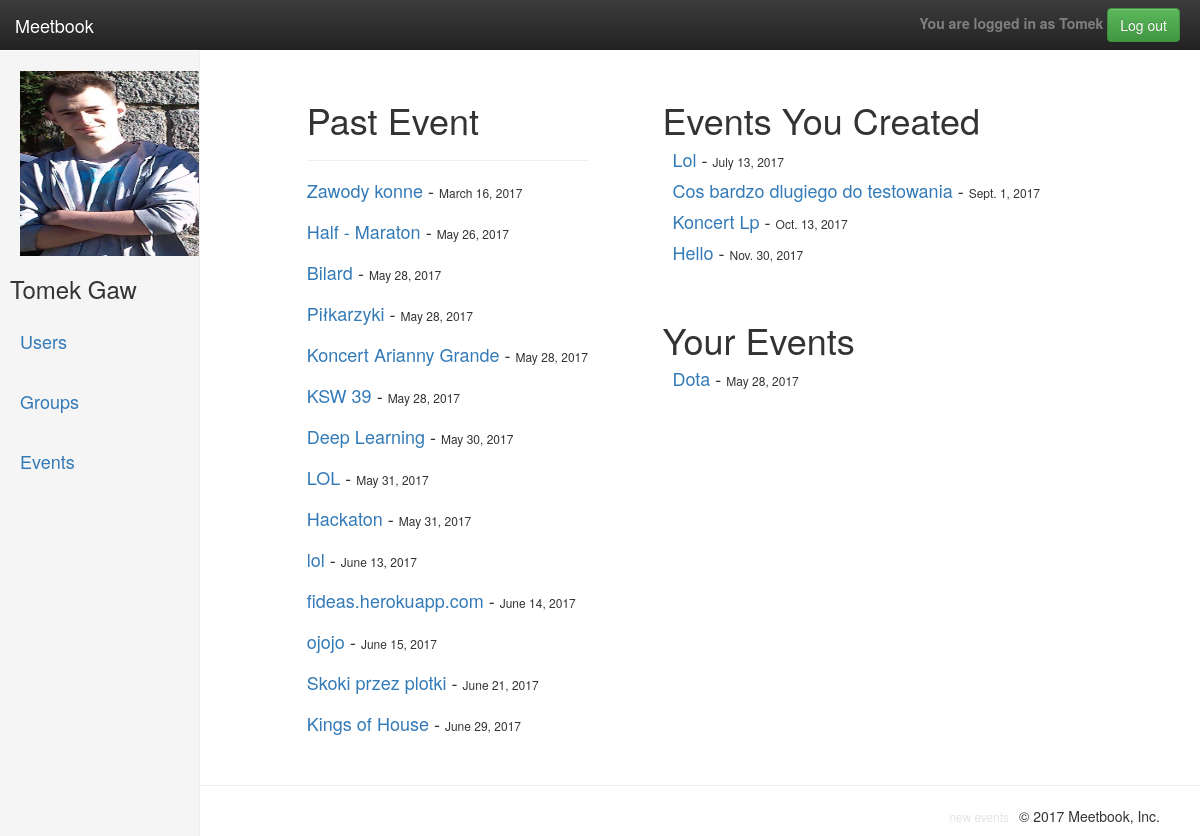
/past_events (signed in), run on the app's committed database.
### profiles/models.py (models this page shows, shortened)
class UserProfile(models.Model):
    user_auth = models.OneToOneField(User, primary_key=True, on_delete=models.CASCADE)
    location = models.ForeignKey(Location, null=True, blank=True, on_delete=models.CASCADE)
    slug = models.SlugField(blank=True)
    picture = models.ImageField(upload_to=upload_location, null=True, blank=True)
    friends = models.ManyToManyField('self',
                                     blank=True)
    pending = models.ManyToManyField('self',
                                     blank=True,
                                     through="Invite",
                                     through_fields=('r_to', 'r_from'),
                                     symmetrical=False)
    bio = models.TextField(blank=True, null=True)
    time = models.ManyToManyField("profiles.FreeTime",
                                  blank=True)

class Event(models.Model):
    name = models.CharField(max_length=120)
    location = models.ForeignKey(Location)
    date = models.DateTimeField(auto_now=False, auto_now_add=False, blank=True, null=True)
    intrest = models.ForeignKey(Intrest)
    members = models.ManyToManyField(UserProfile, blank=True)
    slug = models.SlugField(blank=True)
    creator = models.ForeignKey(UserProfile, related_name="creator", blank=True, null=True)
    group = models.ForeignKey(GroupProfile, blank=True, null=True)
    cost = models.IntegerField(blank=True, null=True)
    def __str__(self):
        return self.name

### profiles/views/cbv/event_crud.py (the view)
# urls.py: url(r'^past_events$', PastEventsList.as_view(), name="past_events"),
class PastEventsList(ListView):
    model = Event
    template_name = 'past_events.html'
    context_object_name = 'events_list'
    def get_context_data(self, **kwargs):
        context = super(PastEventsList, self).get_context_data(**kwargs)
        profile = UserProfile.objects.get(user_auth=self.request.user)
        events = Event.objects.filter(date__lte=datetime.date.fromordinal(datetime.date.today().toordinal() - 3)).exclude(members=profile).exclude(creator=profile).order_by('date')
        created_events = Event.objects.filter(Q(creator=profile) , Q(date__lte=datetime.date.fromordinal(datetime.date.today().toordinal() - 3))).order_by('date')
        member_of_event = Event.objects.filter(Q(members=profile) , Q(date__lte=datetime.date.fromordinal(datetime.date.today().toordinal() - 3))).exclude(creator=profile).order_by('date')
        context['events_list'] = events
        context['member_of_event'] = member_of_event
        context['profile'] = profile
        context['created_events'] = created_events
        return context

### templates/past_events.html
{% extends "basebase.html" %}
{% load crispy_forms_tags %}
{% load humanize %}
{% block sidepicture %}
	{% if user.is_authenticated %}
		{% if profile.picture %}
			<a href="{% url 'user_detail' profile.slug %}"><img src="{{ profile.picture.url }}" width="185" height="185"></a>
		{% else %}
			<a href="{% url 'user_detail' profile.slug %}"><img src="\media\default\defaultuser.png" width="185" height="185"></a>
		{% endif %}
	{% endif %}
{% endblock %}
{% block content %}
	<div class="col-md-12 col-md-offset-2">
		<h1>Past Event</h1>
		<hr>
		<ul style="padding-left: 0px;list-style-type: none; float: left">
			{% for event in events_list %}
				<li><h4 style="display: inline"><a href="{% url 'event_detail' event.slug %}">{{event}}</a> - </h4>
				<h6 style="display: inline">{{event.date|naturalday}}</h6></li>
			<br>
		{% endfor %}
	</ul>
</div>
{% endblock %}
{% block friends %}
<div style="margin-top: 10px; float: right; padding: 20px ; margin-right: 140px">
	<h1>Events You Created</h1>
	<div style="padding-left: 10px; min-height: 150px">
		{% for event in created_events %}
			<p><h4 style="display: inline"><a href="{% url 'event_detail' event.slug %}">{{event|capfirst}}</a> - </h4><h6 style="display: inline">
			{% if event.date|naturalday == 'today' %}
				{% if 'ago' in event.date|naturaltime %}
					started {{event.date|naturaltime}}
				{% endif %}
			{% else %}
				{{event.date|naturalday}}
			{% endif %}
		</h6></p>
	{% endfor %}
</div>
<h1>Your Events</h1>
<div style="padding-left: 10px;">
	{% for event in member_of_event %}
		<p><h4 style="display: inline"><a href="{% url 'event_detail' event.slug %}">{{event|capfirst}}</a> - </h4><h6 style="display: inline">
		{% if event.date|naturalday == 'today' %}
			{% if 'ago' in event.date|naturaltime %}
				started {{event.date|naturaltime}}
			{% endif %}
		{% else %}
			{{event.date|naturalday}}
		{% endif %}
	</h6></p>
{% endfor %}
</div>
</div>
{% endblock %}
{% block footer %}
<li style="float: right; padding-right: 10px;"><small><a id="footer" href="{% url 'events_list' %}">new events</a></small></li>
{% endblock %}

### templates/basebase.html (shortened to what this page needs)
{% load static %}
{% load crispy_forms_tags %}
<!DOCTYPE html>
<html lang="en">
	<head>
		<link rel="stylesheet" href="https://maxcdn.bootstrapcdn.com/bootstrap/3.3.7/css/bootstrap.min.css">
		<link rel="stylesheet" href="https://maxcdn.bootstrapcdn.com/bootstrap/3.3.7/css/bootstrap-theme.min.css">
		<link rel="stylesheet" href="{% static 'css/main.css' %}">
		<link rel="stylesheet" href="{% static 'css/index_sidebar.css' %}">
	</head>
	<body>
		<nav class="navbar navbar-inverse navbar-fixed-top">
			<div class="container-fluid">
				<div class="navbar-header">
					<a class="navbar-brand" href="{% url 'welcome' %}">Meetbook</a>
				</div>
				{% if user.is_authenticated %}
					<div id="navbar" class="navbar-collapse collapse" style="padding-right: 20px">
						<ul class="nav navbar-nav navbar-right">
							<li>
								<form class="navbar-form navbar-right" action="{% url 'logout' %}">
									<strong style="color:gray;">You are logged in as {{ user.username|capfirst }}</strong>
									<button type="submit" class="btn btn-success">Log out</button>
								</form>
							</li>
						</ul>
					</div>
				{% endif %}
			</div>
		</nav>
		<div class="container-fluid" style="min-height: 510px;">
			<div class="row">
				{% if user.is_authenticated %}
					<div class="col-sm-3 col-md-2 sidebar">
						<ul class="nav nav-sidebar">
							<li>
								<div style="padding-left: 20px">
									{% block sidepicture %}
									{% endblock %}
								</div>
								{% if user.first_name and user.last_name %}
									<h3 style="padding-left: 10px;">{{ user.first_name }} {{ user.last_name }}</h3>
								{% endif %}
							</li>
							<li><a href="{% url 'users_list' %}"><h4>Users</h4></a></li>
							<li><a href="{% url 'groups_list' %}"><h4>Groups</h4></a></li>
							<li><a href="{% url 'events_list' %}"><h4>Events</h4></a></li>
						</ul>
					</div>
				{% endif %}
				<div class="col-md-offset-2" style="padding-top: 30px; padding-left: 40px;float: left;">
					{% block content %}
					{% endblock %}
				</div>
				{% if user.is_authenticated %}
					{% block friends %}
					{% endblock %}
					</div>
				{% endif %}
			</div>
		<hr>
		<footer style="float: right; padding-right: 40px;">
			<ul style=" list-style-type: none;">
				<li style = "float: right;"><p>&copy; 2017 Meetbook, Inc.</p></li>
				{% block footer %}
				{% endblock %}
			</ul>
		</footer>
	</body>
</html>

### static/css/main.css (style rules this page uses)
body { padding-top: 50px; }
.navbar-fixed-top { border: 0; }
.sidebar { display: none; }
@media (min-width: 768px) { .sidebar { position: fixed; top: 51px; bottom: 0; left: 0; z-index: 1000; display: block; padding: 20px; overflow-x: hidden; overflow-y: auto; background-color: #f5f5f5; border-right: 1px solid #eee; } }
.nav-sidebar { margin-right: -21px; margin-bottom: 20px; margin-left: -20px; }
.nav-sidebar > li > a { padding-right: 20px; padding-left: 20px; }

### static/css/index_sidebar.css (style rules this page uses)
body { padding-top: 50px; }
.navbar-fixed-top { border: 0; }
.sidebar { display: none; }
@media (min-width: 768px) { .sidebar { position: fixed; top: 51px; bottom: 0; left: 0; z-index: 1000; display: block; padding: 20px; overflow-x: hidden; overflow-y: auto; background-color: #f5f5f5; border-right: 1px solid #eee; } }
.nav-sidebar { margin-right: -21px; margin-bottom: 20px; margin-left: -20px; }
.nav-sidebar > li > a { padding-right: 20px; padding-left: 20px; }

### templates/basebase.html (style rules this page uses)
#footer { color: #e3e3e3; }

### data on the page
UserProfile: picture (picture)
Event: name "Zawody konne", date "March 16, 2017"
Event: name "Half - Maraton", date "May 26, 2017"
Event: name "Bilard", date "May 28, 2017"
Event: name "Piłkarzyki", date "May 28, 2017"
Event: name "Koncert Arianny Grande", date "May 28, 2017"
Event: name "KSW 39", date "May 28, 2017"
Event: name "Deep Learning", date "May 30, 2017"
Event: name "LOL", date "May 31, 2017"
Event: name "Hackaton", date "May 31, 2017"
Event: name "lol", date "June 13, 2017"
Event: name "fideas.herokuapp.com", date "June 14, 2017"
Event: name "ojojo", date "June 15, 2017"
Event: name "Skoki przez plotki", date "June 21, 2017"
Event: name "Kings of House", date "June 29, 2017"
Event: name "Lol", date "July 13, 2017"
Event: name "Cos bardzo dlugiego do testowania", date "Sept. 1, 2017"
Event: name "Koncert Lp", date "Oct. 13, 2017"
Event: name "Hello", date "Nov. 30, 2017"
Event: name "Dota", date "May 28, 2017"

### other printed values
{{ user.username|capfirst }} "Tomek"
{{ user.first_name }} "Tomek"
{{ user.last_name }} "Gaw"
